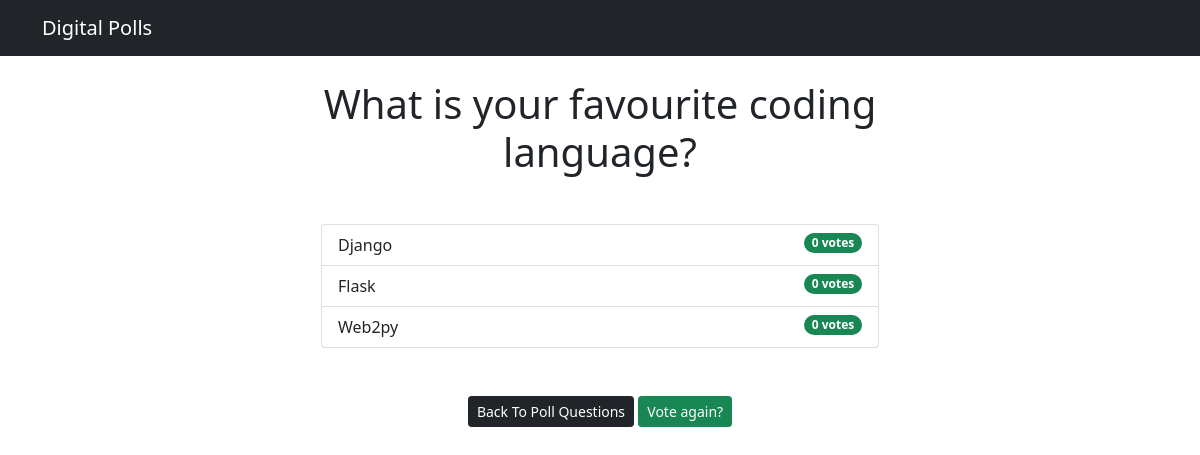
The app's page /polls/1/results/, older data.
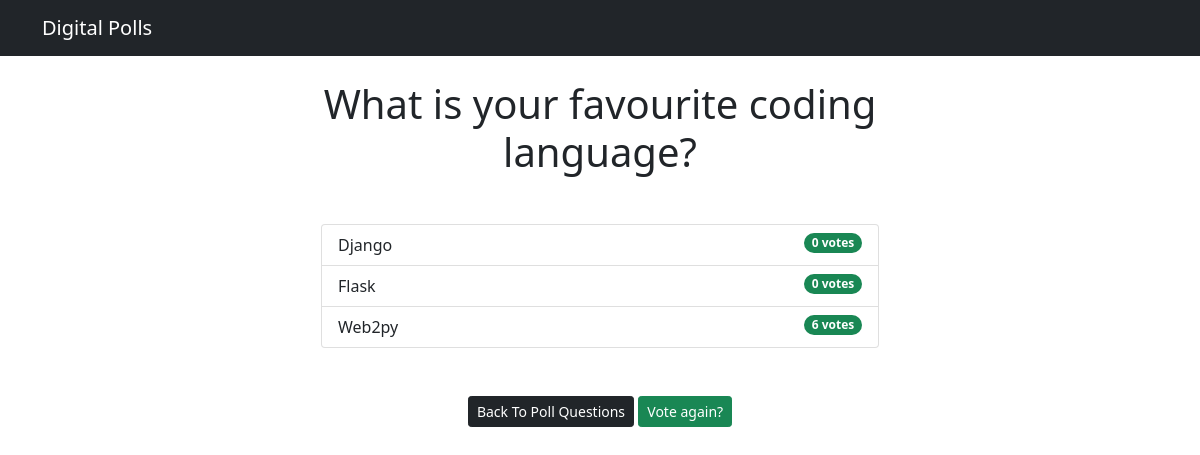
The same page, newer data.
### polls/models.py (models this page shows, shortened)
class Choice(models.Model):
    question = models.ForeignKey(
        Question, on_delete=models.CASCADE
    )  # foreign key so that each choice has a Q. when question is deleted, all its choices will also be deleted.
    choice_text = models.CharField(max_length=200)  # CharField has a required argument of max_length
    votes = models.IntegerField(default=0)  # we can optionally give default values

### polls/views.py (the view)
# urls.py: path("<int:question_id>/results/", views.results, name="results"),
def results(request, question_id):
    question = get_object_or_404(Question, pk=question_id)
    return render(request, "polls/results.html", {"question": question})

### templates/polls/results.html
{% extends 'base.html' %} {% block content %}
<h1 class="mb-5 text-center">{{ question.question_text }}</h1>
<ul class="list-group mb-5">
  {% for choice in question.choice_set.all %}
  <li class="list-group-item">
    {{ choice.choice_text }}
    <span class="badge rounded-pill bg-success float-end"
      >{{ choice.votes }} vote{{ choice.votes | pluralize }}</span
    >
  </li>
  {% endfor %}
</ul>
<div class="buttons text-center">
  <a class="btn btn-dark btn-sm mb-3" href="{% url 'polls:index' %}"
    >Back To Poll Questions</a
  >
  <a
    class="btn btn-success btn-sm mb-3"
    href="{% url 'polls:detail' question.id %}"
    >Vote again?</a
  >
</div>
{% endblock %}

Row changes from the older to the newer data that the page shows:
changed Choice "Web2py": votes "0" → "6"
